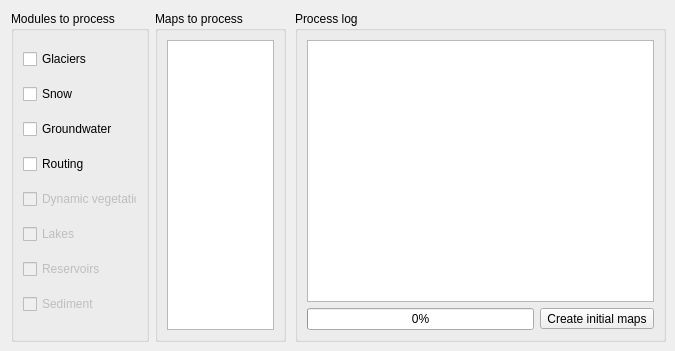
     <widget class="QWidget" name="modulesTab">
      <attribute name="title">
       <string>Modules</string>
      </attribute>
      <widget class="QGroupBox" name="modulesGroupBox">
       <property name="geometry">
        <rect>
         <x>11</x>
         <y>11</y>
         <width>138</width>
         <height>331</height>
        </rect>
       </property>
       <property name="title">
        <string>Modules to process</string>
       </property>
       <layout class="QVBoxLayout" name="verticalLayout">
        <item>
         <widget class="QCheckBox" name="glacierModCheckBox">
          <property name="text">
           <string>Glaciers</string>
          </property>
         </widget>
        </item>
        <item>
         <widget class="QCheckBox" name="snowModCheckBox">
          <property name="text">
           <string>Snow</string>
          </property>
         </widget>
        </item>
        <item>
         <widget class="QCheckBox" name="groundwaterModCheckBox">
          <property name="text">
           <string>Groundwater</string>
          </property>
         </widget>
        </item>
        <item>
         <widget class="QCheckBox" name="routingModCheckBox">
          <property name="text">
           <string>Routing</string>
          </property>
         </widget>
        </item>
        <item>
         <widget class="QCheckBox" name="dynamicVegModCheckBox">
          <property name="enabled">
           <bool>false</bool>
          </property>
          <property name="text">
           <string>Dynamic vegetation</string>
          </property>
         </widget>
        </item>
        <item>
         <widget class="QCheckBox" name="lakesModCheckBox">
          <property name="enabled">
           <bool>false</bool>
          </property>
          <property name="text">
           <string>Lakes</string>
          </property>
         </widget>
        </item>
        <item>
         <widget class="QCheckBox" name="reservorisModCheckBox">
          <property name="enabled">
           <bool>false</bool>
          </property>
          <property name="text">
           <string>Reservoirs</string>
          </property>
         </widget>
        </item>
        <item>
         <widget class="QCheckBox" name="sedimentModCheckBox">
          <property name="enabled">
           <bool>false</bool>
          </property>
          <property name="text">
           <string>Sediment</string>
          </property>
         </widget>
        </item>
       </layout>
      </widget>
      <widget class="QGroupBox" name="mapsGroupBox">
       <property name="geometry">
        <rect>
         <x>155</x>
         <y>11</y>
         <width>131</width>
         <height>331</height>
        </rect>
       </property>
       <property name="title">
        <string>Maps to process</string>
       </property>
       <layout class="QVBoxLayout" name="verticalLayout_4">
        <item>
         <widget class="QListWidget" name="modulesListWidget"/>
        </item>
       </layout>
      </widget>
      <widget class="QGroupBox" name="processLog1GroupBox">
       <property name="geometry">
        <rect>
         <x>295</x>
         <y>11</y>
         <width>371</width>
         <height>331</height>
        </rect>
       </property>
       <property name="title">
        <string>Process log</string>
       </property>
       <layout class="QGridLayout" name="gridLayout_3">
        <item row="0" column="0" colspan="2">
         <widget class="QTextEdit" name="processLog1TextEdit">
          <property name="readOnly">
           <bool>true</bool>
          </property>
         </widget>
        </item>
        <item row="1" column="0">
         <widget class="QProgressBar" name="initialMapsProgressBar">
          <property name="value">
           <number>0</number>
          </property>
         </widget>
        </item>
        <item row="1" column="1">
         <widget class="QToolButton" name="createInitialMapsToolButton">
          <property name="text">
           <string>Create initial maps</string>
          </property>
         </widget>
        </item>
       </layout>
      </widget>
     </widget>
